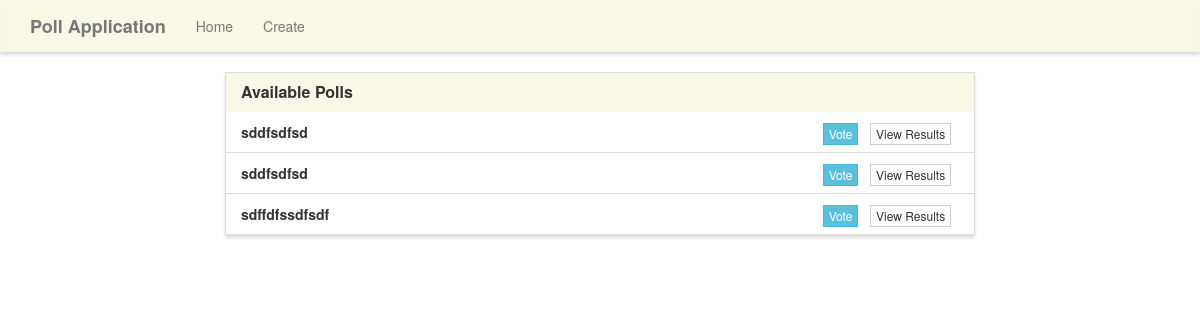
Before: / with the older database file.
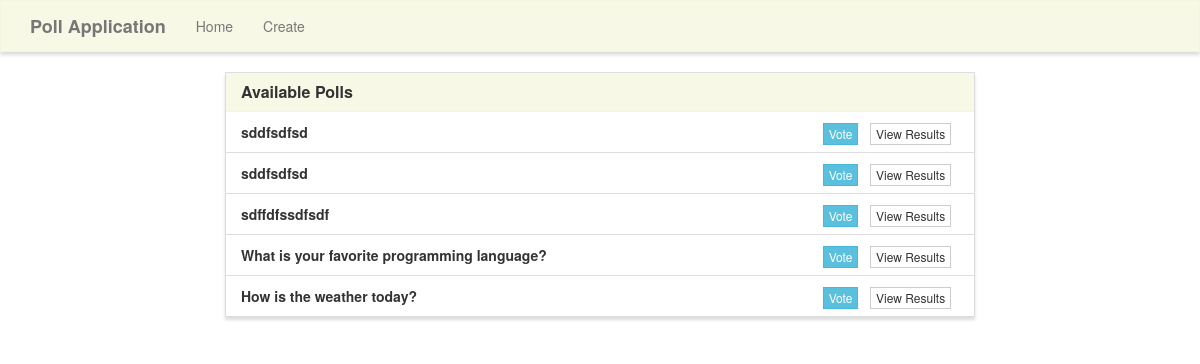
After: the same page with the newer database file.
### poll/models.py (models this page shows, shortened)
class Poll(models.Model):
    question = models.TextField()
    option_one = models.CharField(max_length=30)
    option_two = models.CharField(max_length=30)
    option_three = models.CharField(max_length=30)
    option_one_count = models.IntegerField(default=0)
    option_two_count = models.IntegerField(default=0)
    option_three_count = models.IntegerField(default=0)

### poll/views.py (the view)
# urls.py: 2. Add a URL to urlpatterns:  path('', views.home, name='home')
def home(request):
    polls = Poll.objects.all()
    context = {'polls': polls}
    return render(request, 'poll/home.html', context)

### poll/templates/poll/home.html (shortened to what this page needs)
{% extends "poll/base.html" %}
{% block main %}
<div class="row">
    <div class="col-lg-8 col-lg-offset-2">
        <div class="panel panel-default">
            <div class="panel-heading">
                <h3 class="panel-title">Available Polls</h3>
            </div>
            <ul class="list-group">
                {% for poll in polls %}
                <li class="list-group-item">
                    <strong>{{ poll.question }}</strong>
                    <span class="pull-right">
                        <a href="{% url 'vote' poll.id %}" class="btn btn-info btn-xs">Vote</a> &nbsp;
                        <a href="{% url 'results' poll.id %}" class="btn btn-default btn-xs">View Results</a> &nbsp;
                    </span>
                </li>
                {% endfor %}
            </ul>
        </div>
    </div>
</div>
{% endblock %}

### poll/templates/poll/base.html (shortened to what this page needs)
{% load static %}
<!DOCTYPE html>
<html lang="en">
	<head>
		<link rel="stylesheet" href="https://maxcdn.bootstrapcdn.com/bootstrap/3.3.7/css/bootstrap.min.css">
		<link rel="stylesheet" type="text/css" href="{% static 'style.css' %}" />
	</head>
	<body>
		<nav class="navbar navbar-default" role="navigation">
			<div class="container">
				<div class="navbar-header">
					<a class="navbar-brand" href="{% url 'home' %}">Poll Application</a>
				</div>
				<div class="collapse navbar-collapse navbar-ex1-collapse">
					<ul class="nav navbar-nav">
						<li><a href="{% url 'home' %}">Home</a></li>
						<li><a href="{% url 'create' %}">Create</a></li>
					</ul>
				</div>
			</div>
		</nav>
		<div class="container">
			{% block main %}{% endblock %}
		</div>
	</body>
</html>

### poll/static/style.css (style rules this page uses)
.navbar-default, .btn, .form-control, .panel { border-radius: 0; }
.navbar-default { background-color: rgba(245, 245, 220, 0.7); border-color: rgba(245, 245, 220, 0.6); box-shadow: 0px 3px 3px 0px #ddd; }
.panel-default > .panel-heading { color: #333; background-color: rgba(245, 245, 220, 0.7); border-color: rgba(245, 245, 220, 0.6); border-top-left-radius: 0; border-top-right-radius: 0; }
.panel { box-shadow: 0px 3px 3px 0px #ddd; }
a.navbar-brand, .panel-title { font-weight: bolder; }

Changed rows visible on the page:
added Poll: question "What is your favorite programming language?"
added Poll: question "How is the weather today?"
